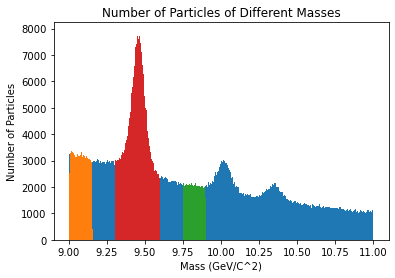

Recreate this plot in Python.
# -*- coding: utf-8 -*-
"""
Code to calculate the yield of Y(1S) in the data set using the sideband method. 

Authors: Isaac Watson and Emma Carrie
"""

import pylab
import numpy as np

f  =  open("ups-15-small.bin","r")
datalist  =  np.fromfile(f,dtype=np.float32)
#  number  of  events
n_event  =  len(datalist)/6
x_data  =  np.split(datalist,n_event)
#print(x_data[0])
#  make  list  of  invariant  mass  of  events
xmass  =  []
peak_1 = []
peak_range = []

for  i  in  range(0, int(n_event)):
        xmass.append(x_data[i][0])

#print(mass)

# Make a histogram and store the results as arrays
entries, binedges, patches = pylab.hist(xmass, bins=int((np.max(xmass)-np.min(xmass))/0.005), range=(np.min(xmass), np.max(xmass)))


#Define peak value as max count. Define lower and upper edges of the peak
peak1 = binedges[np.argmax(entries)]
peak1_lower = peak1 - 0.15
peak1_upper = peak1 + 0.15

#Find counts in bands
counts1 = []
lower_side_counts = []
upper_side_counts = []

# Append data to band lists
for m in xmass:
     if m>(float(peak1_lower)) and m<(float(peak1_upper)):
          counts1.append(m)
     elif m>(float(peak1_lower - 0.3)) and m<(float(peak1_lower - 0.15)):
          lower_side_counts.append(m)
     elif m>(float(peak1_upper + 0.15)) and m<(float(peak1_upper + 0.3)):
          upper_side_counts.append(m)
  
# Show central band and sidebands on histogram           
entries4, binedges4, patches4 = pylab.hist(lower_side_counts, bins=int((np.max(xmass)-np.min(xmass))/0.005), range=(np.min(xmass), np.max(xmass)))
entries5, binedges5, patches5 = pylab.hist(upper_side_counts, bins=int((np.max(xmass)-np.min(xmass))/0.005), range=(np.min(xmass), np.max(xmass)))
entries6, binedges6, patches6 = pylab.hist(counts1, bins=int((np.max(xmass)-np.min(xmass))/0.005), range=(np.min(xmass), np.max(xmass)))
          
pylab.title("Number of Particles of Different Masses")
pylab.xlabel("Mass (GeV/C^2)")
pylab.ylabel("Number of Particles")

# Show graph
pylab.show()
